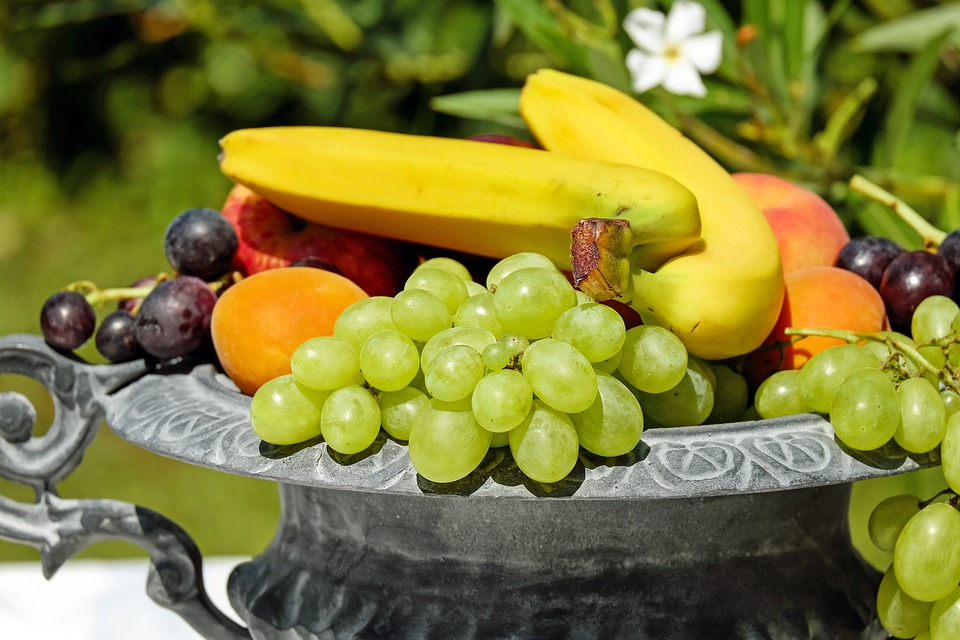
%> input picture Fruitball.jpg, 960 x 640 px
$ octave --eval "result = firSharp(imread('Fruitball.jpg'));"   (GNU Octave 9; MATLAB toolbox functions it lacks are replaced by stand-ins)
%> lines starting %> are read from the running program, lines starting %| are printed output that depends on the picture
function A = firSharp(Picture)


%Først converters det til YCBCR colour image
YCBCR = rgb2ycbcr(Picture);
%> YCBCR: size 640x960x3 uint8; mean of channels 1, 2, 3 116.2, 97.6, 134.6

b = fspecial('unsharp'); %Finder b værdien for et 2D højpasfilter med fspeical
figure()
freqz2(b); %Plotter 2D HP filter

% filter på luma som er y, som er det første domæne.
YCBCR(:,:,1)=filter2(b,YCBCR(:,:,1));
%> YCBCR: size 640x960x3 uint8; mean of channels 1, 2, 3 116.7, 97.6, 134.6

A = ycbcr2rgb(YCBCR); % Konverter det tilbage til RGB farve model.
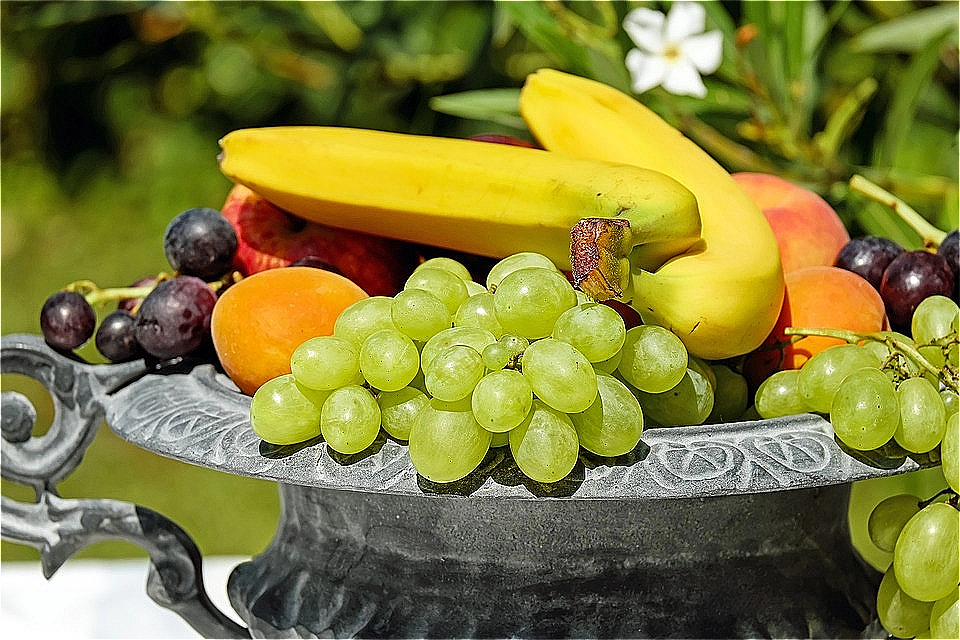
%> A: size 640x960x3 uint8; mean R, G, B 127.8, 123.8, 56.7
%> `result = firSharp(imread('Fruitball.jpg'));`:
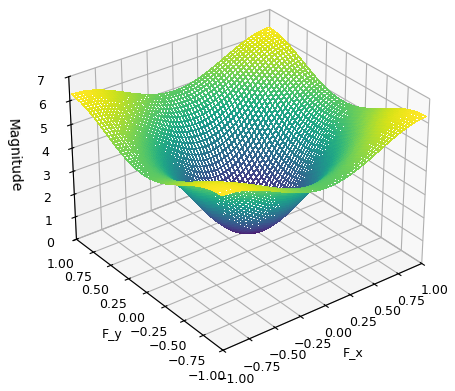
%> figure redrawn from the program's plot data
end
